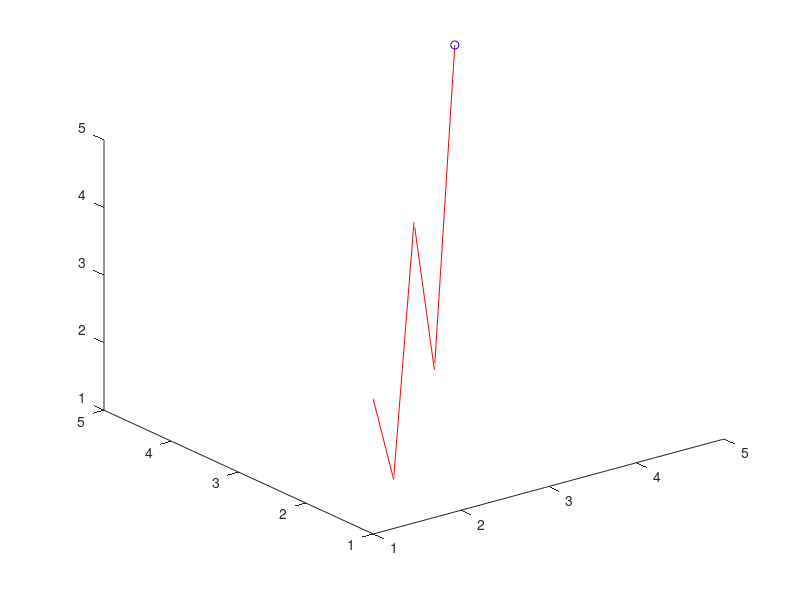

Recreate this plot in MATLAB. (Note: this script raises an error after producing the figure.)
%=============================================================================
% Copyright (c) 2016-present Allan CORNET (Nelson)
%=============================================================================
% This file is part of Nelson.
%=============================================================================
% LICENCE_BLOCK_BEGIN
% SPDX-License-Identifier: LGPL-3.0-or-later
% LICENCE_BLOCK_END
%=============================================================================
% <--WEIGHT 4-->
% <--ADV-CLI MODE-->
%=============================================================================
close all
%=============================================================================
f = figure('Visible', 'off', 'InnerPosition', [100 100 360 260], 'Color', [1 1 1]);
ax = axes('Parent', f);
%=============================================================================
z = [3 1 4 1 5];
comet3(ax, z);
animated = findobj(ax, 'Type', 'animatedline');
asserts.isequal(numel(animated), 2);
asserts.istrue(graphics_comet3_any_full_trace(animated, 1:numel(z), 1:numel(z), z));
close(f);
close all
%=============================================================================
